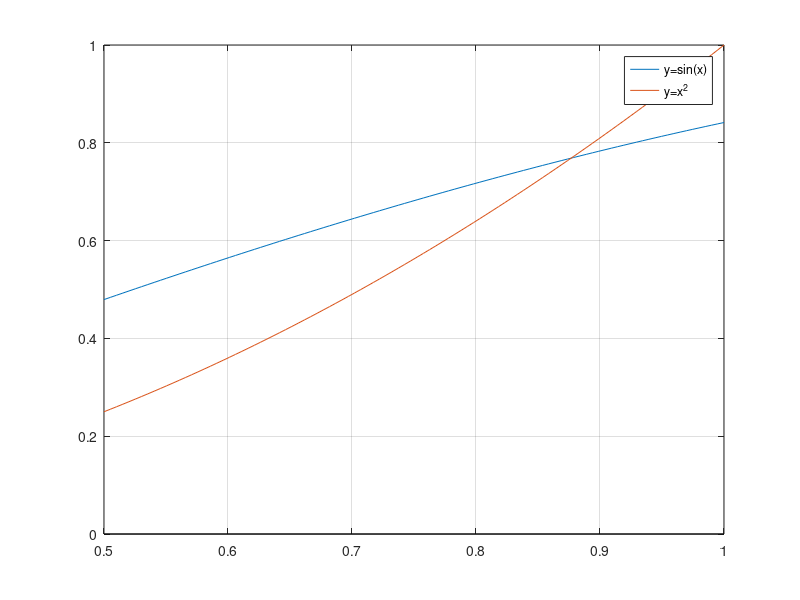

Source code (MATLAB):
xl = 0.5; xu = 1;
f =@(x) x.^2-sin(x);
i = linspace(xl,xu);
plot(i,sin(i),i,i.^2,[xl xu],[0 0],'k'), grid on
grid on, legend('y=sin(x)','y=x^2')
xr = xl; ea = 100;
while (1)
    xrold = xr;
    xr = (xl + xu)/2;
    if xr ~= 0
        ea = abs((xr - xrold)/xr) * 100;
    end
    test = f(xl)*f(xr);
    if test < 0
        xu = xr;
    elseif test > 0
        xl = xr;
    else
        ea = 0;
    end
    if ea <= 1, break, end
end
fprintf('the root is %f\n',xr)
